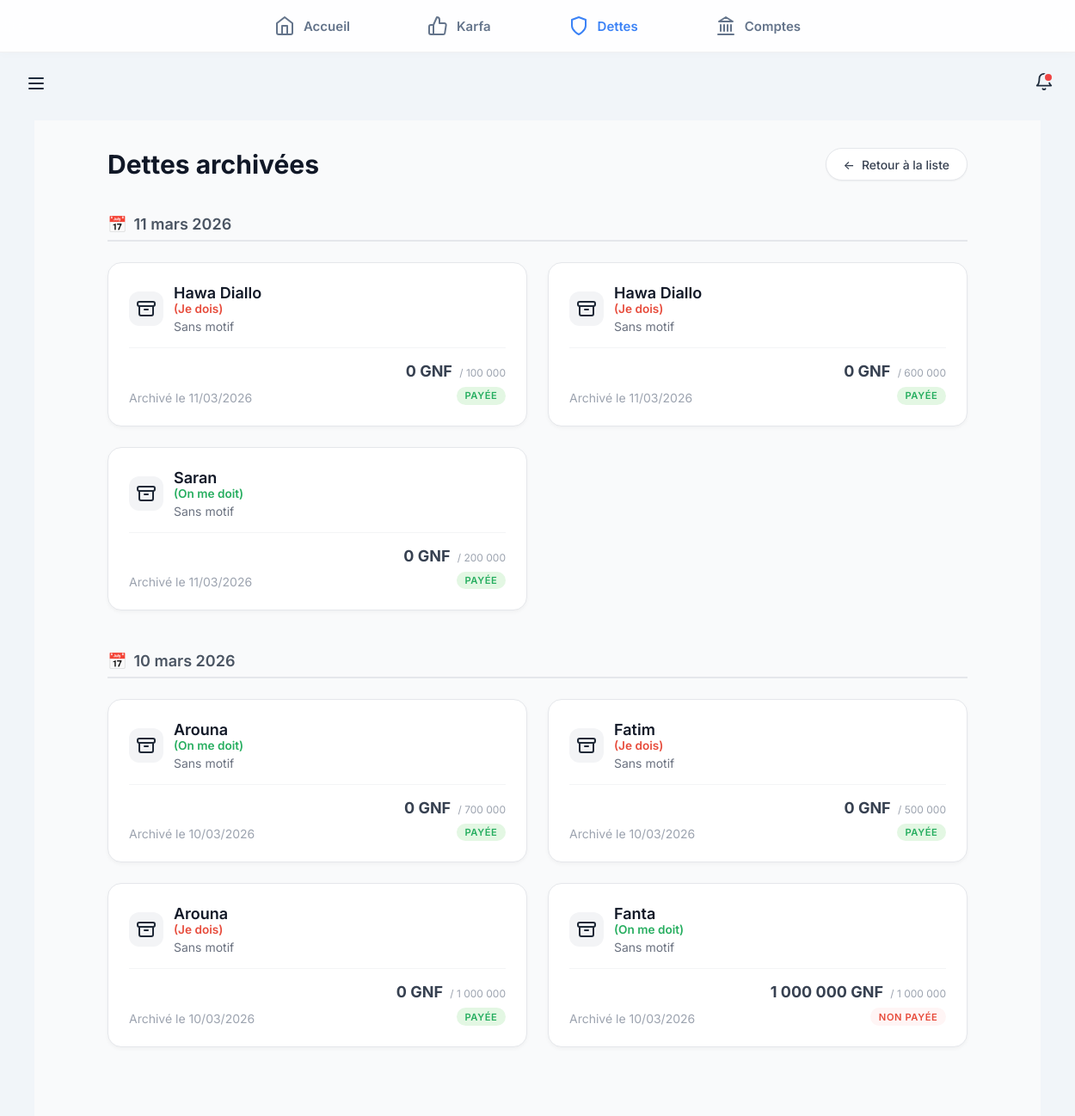
/dettes/archives/ (signed in), run on the app's committed database.
### backend/modules/dettes/models/dette.py (models this page shows, shortened)
class Dette(models.Model):
    SENS_CHOICES = [
        ('JE_DOIS', 'Je dois'),
        ('ON_ME_DOIT', 'On me doit'),
    ]
    STATUT_CHOICES = [
        ('NON_PAYEE', 'Non payée'),
        ('PARTIELLEMENT_PAYEE', 'Partiellement payée'),
        ('PAYEE', 'Payée'),
        ('EN_LITIGE', 'En litige'),
    ]
    sens = models.CharField(max_length=20, choices=SENS_CHOICES)
    cree_par = models.ForeignKey(User, on_delete=models.CASCADE, related_name='dettes', null=True)
    compte_debit = models.ForeignKey('comptes.CompteArgent', on_delete=models.SET_NULL, null=True, blank=True, related_name='dettes_liees')
    montant = models.DecimalField(max_digits=12, decimal_places=0)
    montant_restant = models.DecimalField(max_digits=12, decimal_places=0, default=0)
    personne = models.CharField(max_length=100)
    motif = models.TextField(blank=True)
    echeance = models.DateField(null=True, blank=True)
    garantie = models.TextField(blank=True)
    statut = models.CharField(max_length=20, choices=STATUT_CHOICES, default='NON_PAYEE')
    date_creation = models.DateTimeField(auto_now_add=True)
    date_dernier_paiement = models.DateTimeField(null=True, blank=True)
    archive = models.BooleanField(default=False)
    date_archivage = models.DateTimeField(null=True, blank=True)
    class Meta:
        app_label = 'dettes'

### backend/modules/dettes/views/archives.py (the view)
# urls.py: path('archives/', liste_archives_dettes, name='liste_archives'),
@login_required
def liste_archives_dettes(request):
    archives = Dette.objects.filter(cree_par=request.user, archive=True).order_by('-date_archivage')
    return render(request, 'modules/dettes/archives.html', {
        'archives': archives,
    })

### backend/modules/core/templatetags/custom_filters.py (called while the page is built)
@register.filter
def milliers(value):
    try:
        num = float(value)
        if num == int(num):
            return f"{int(num):,}".replace(",", " ")
        return f"{num:,.3f}".rstrip('0').rstrip('.').replace(",", " ").replace(".", ",")
    except:
        return value

### frontend/templates/modules/dettes/archives.html (shortened to what this page needs)
{% extends 'base.html' %}
{% load static %}
{% load custom_filters %}
{% block content %}
<link rel="stylesheet" href="{% static 'css/dettes.css' %}">
<div class="archives-container">
    <div class="wrapper">
        <header class="page-header">
            <h1 class="page-title">Dettes archivées</h1>
            <a href="{% url 'dettes:toutes_dettes' %}" class="btn-light">
                <span>&larr;</span> Retour à la liste
            </a>
        </header>
        {% regroup archives|dictsortreversed:"date_archivage" by date_archivage|date:"d F Y" as archives_par_date %}
        {% for groupe in archives_par_date %}
        <div class="date-group">
            <div class="date-header">
                <span>📅</span> {{ groupe.grouper }}
            </div>
            <div class="archive-grid">
                {% for d in groupe.list %}
                <a href="{% url 'dettes:detail_dette' d.id %}" class="archive-card"
                    style="text-decoration: none; color: inherit;">
                    <div class="card-top">
                        <div class="personne-group">
                            <div class="icon-box"><svg width="24" height="24" viewBox="0 0 24 24" fill="none" stroke="currentColor" stroke-width="2" stroke-linecap="round" stroke-linejoin="round"><rect x="2" y="4" rx="2" ry="2" width="20" height="5"/><path d="M4 9v9a2 2 0 0 0 2 2h12a2 2 0 0 0 2-2V9"/><path d="M10 13h4"/></svg></div>
                            <div class="personne-info">
                                <div style="display: flex; flex-direction: column;">
                                    <h3 class="personne-name">{{ d.personne }}</h3>
                                    <span class="sens-badge"
                                        style="color: {% if d.sens == 'JE_DOIS' %}#e74c3c{% else %}#27ae60{% endif %};">
                                        {% if d.sens == 'JE_DOIS' %}(Je dois){% else %}(On me doit){% endif %}
                                    </span>
                                </div>
                                <span class="motif-text">{{ d.motif|default:"Sans motif" }}</span>
                            </div>
                        </div>
                    </div>
                    <div class="card-bottom">
                        <div class="date-info">
                            Archivé le {{ d.date_archivage|date:"d/m/Y" }}
                        </div>
                        <div class="amount-info">
                            <div class="amount-val">
                                {{ d.montant_restant|milliers }} GNF
                                <span class="total-hint">/ {{ d.montant|milliers }}</span>
                            </div>
                            <span class="status-badge"
                                style="background: {% if d.statut == 'PAYEE' %}#e3f7e3{% elif d.statut == 'PARTIELLEMENT_PAYEE' %}#fff9eb{% else %}#fff5f5{% endif %}; color: {% if d.statut == 'PAYEE' %}#27ae60{% elif d.statut == 'PARTIELLEMENT_PAYEE' %}#f39c12{% else %}#e74c3c{% endif %};">
                                {{ d.get_statut_display }}
                            </span>
                        </div>
                    </div>
                </a>
                {% endfor %}
            </div>
        </div>
        {% endfor %}
    </div>
</div>
{% endblock %}

### frontend/static/css/base.css (style rules this page uses)
:root { --bg-global: #f1f5f9; --bg-card: #ffffff; --primary: #3b82f6; --text-main: #1e2b3c; --text-muted: #64748b; --nav-height: 60px; --radius-xl: 20px; --radius-md: 12px; --shadow-subtle: 0 4px 15px rgba(0, 0, 0, 0.04); --shadow-hover: 0 8px 25px rgba(0, 0, 0, 0.08); }
body { background-color: var(--bg-global) !important; margin: 0; padding: 0; font-family: 'Inter', sans-serif; color: var(--text-main); padding-bottom: calc(var(--nav-height) + 20px); -webkit-tap-highlight-color: transparent; }
@media (min-width: 768px) { body { padding-bottom: 0; padding-top: calc(var(--nav-height) + 80px); } }

### frontend/static/css/core.css (style rules this page uses)
.page-header { display: flex; justify-content: space-between; align-items: center; margin-bottom: 2rem; }
.page-title { font-size: 1.875rem; font-weight: 700; color: #111827; margin: 0; }
:root { --color-primary-green: #27ae60; --color-primary-dark: #1e2b3c; --color-bg-light: #f8fafc; --color-text-body: #64748b; }
:root { --color-primary-green: #27ae60; --color-primary-dark: #1e2b3c; --color-bg-light: #f8fafc; --color-text-body: #64748b; --color-error: #ef4444; }

### frontend/static/css/dettes.css (style rules this page uses)
.archives-container { font-family: 'Inter', -apple-system, BlinkMacSystemFont, "Segoe UI", Roboto, sans-serif; background-color: #f9fafb; color: #1f2937; min-height: 100vh; padding: 2rem 1rem; box-sizing: border-box; }
.wrapper { max-width: 1000px; margin: 0 auto; }
.page-header { display: flex; justify-content: space-between; align-items: center; margin-bottom: 2.5rem; }
.page-title { font-size: 1.875rem; font-weight: 700; color: #111827; margin: 0; }
.btn-light { display: inline-flex; align-items: center; gap: 0.5rem; padding: 0.6rem 1.25rem; border-radius: 999px; font-weight: 500; font-size: 0.875rem; text-decoration: none; background-color: white; color: #374151; border: 1px solid #e5e7eb; box-shadow: 0 1px 2px rgba(0, 0, 0, 0.05); transition: all 0.2s ease; }
.date-group { margin-bottom: 3rem; }
.date-header { font-size: 1.125rem; font-weight: 600; color: #4b5563; margin-bottom: 1.5rem; padding-bottom: 0.5rem; border-bottom: 2px solid #e5e7eb; display: flex; align-items: center; gap: 0.5rem; }
.archive-grid { display: grid; grid-template-columns: 1fr; gap: 1.5rem; }
@media (min-width: 768px) { .archive-grid { grid-template-columns: repeat(2, 1fr); } }
.archive-card { background-color: white; border-radius: 1rem; padding: 1.5rem; border: 1px solid #e5e7eb; box-shadow: 0 2px 4px rgba(0, 0, 0, 0.04); display: flex; flex-direction: column; gap: 1rem; transition: transform 0.2s ease, box-shadow 0.2s ease; }
.card-top { display: flex; justify-content: space-between; align-items: flex-start; }
.personne-group { display: flex; align-items: center; gap: 0.75rem; }
.icon-box { display: flex; align-items: center; justify-content: center; width: 2.5rem; height: 2.5rem; background-color: #f3f4f6; border-radius: 0.75rem; font-size: 1.25rem; }
.personne-info { display: flex; flex-direction: column; }
.personne-name { font-weight: 600; font-size: 1.125rem; color: #111827; margin: 0; }
.sens-badge { font-size: 0.85rem; font-weight: 600; }
.motif-text { font-size: 0.875rem; color: #6b7280; margin-top: 0.25rem; display: block; }
.card-bottom { display: flex; justify-content: space-between; align-items: flex-end; padding-top: 1rem; border-top: 1px solid #f3f4f6; }
.date-info { font-size: 0.875rem; color: #9ca3af; }
.amount-info { display: flex; flex-direction: column; align-items: flex-end; gap: 0.5rem; }
.amount-val { font-size: 1.125rem; font-weight: 700; color: #374151; white-space: nowrap; }
.total-hint { font-size: 0.75rem; color: #9ca3af; margin-left: 4px; font-weight: 400; }
.status-badge { font-size: 0.7rem; font-weight: 600; padding: 0.2rem 0.6rem; border-radius: 999px; text-transform: uppercase; letter-spacing: 0.05em; }

### data on the page
Dette: personne "Hawa Diallo", sens "(Je dois)", motif "Sans motif", date_archivage "11/03/2026", montant_restant|milliers "0", montant|milliers "100 000", statut "PAYÉE"
Dette: personne "Hawa Diallo", sens "(Je dois)", motif "Sans motif", date_archivage "11/03/2026", montant_restant|milliers "0", montant|milliers "600 000", statut "PAYÉE"
Dette: personne "Saran", sens "(On me doit)", motif "Sans motif", date_archivage "11/03/2026", montant_restant|milliers "0", montant|milliers "200 000", statut "PAYÉE"
Dette: personne "Arouna", sens "(On me doit)", motif "Sans motif", date_archivage "10/03/2026", montant_restant|milliers "0", montant|milliers "700 000", statut "PAYÉE"
Dette: personne "Fatim", sens "(Je dois)", motif "Sans motif", date_archivage "10/03/2026", montant_restant|milliers "0", montant|milliers "500 000", statut "PAYÉE"
Dette: personne "Arouna", sens "(Je dois)", motif "Sans motif", date_archivage "10/03/2026", montant_restant|milliers "0", montant|milliers "1 000 000", statut "PAYÉE"
Dette: personne "Fanta", sens "(On me doit)", motif "Sans motif", date_archivage "10/03/2026", montant_restant|milliers "1 000 000", montant|milliers "1 000 000", statut "NON PAYÉE"

### other printed values
{{ groupe.grouper }} "11 mars 2026" "10 mars 2026"
